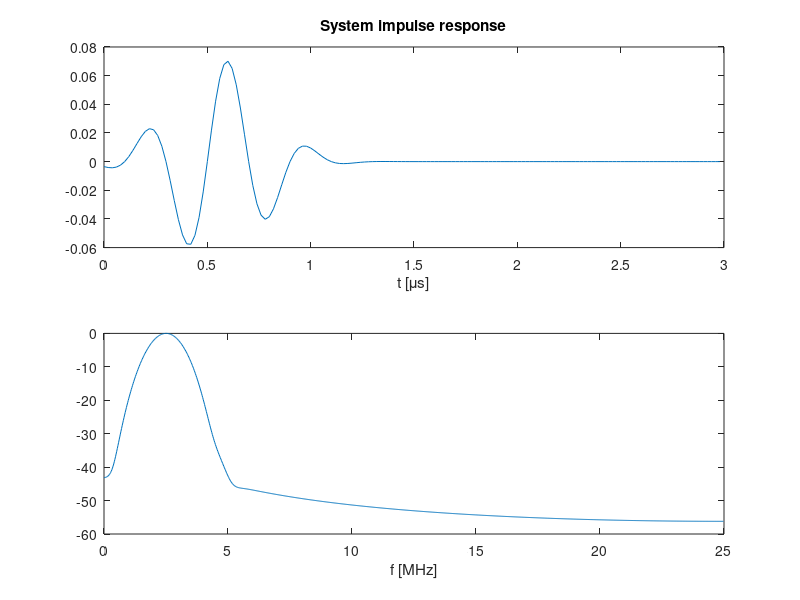

The MATLAB script that drew this image: (Note: this script raises an error after producing the figure.)
%%
%% ------------- Delay-and-sum --------------------------
%%

Fs = 50;   % Sampling freq. [MHz].
Ts = 1/Fs; % [us].

%% Descretization parameters.
dx = 0.05;                % [mm].
dy = 0.05;                % [mm]
dt = Ts;                  % [us].
nt = 2000;                 % Length of spatial impulse response vector.
s_par = [dx dy dt nt];

t = 0:Ts:Ts*(nt-1);

% Material parameters.
v     = 1.0;                    % Normal velocity.
cp    = 1500;                   % Sound speed.
alpha  = 0.0;                   % Absorbtion (dB/cm Hz).
m_par = [v cp alpha];

%% Simulate a single point scatterer at (x=0,z=10)
z = 10;

%%
%% Generate simulated data
%%

%% Simulated electrical impulse response.

nt_he = 150;
t = (0:((nt_he-1)))*Ts;

f0 = 2.5;                             % Center frequency [MHz].
t0 = 0.55;                            % Time delay to max amplitude [us].
a_n = 10;                             % Envelop parameter.

system_delay = t0+0.05; % Delay to the max of the pulse.

h_e = -exp(-a_n.*(t-t0).^2).*cos(2.*pi.*f0.*t);

fprintf('\nf = %1.2f [MHz]\n',f0);
lambda = cp/f0/1e3; % [mm].
fprintf('lambda = %1.2f [mm]\n',lambda);

f_e = abs(freqz(h_e,1,1024));
h_e = h_e/max(f_e); % Unity gain at center freq.

figure(1);
clf;
subplot(211)
plot(t,h_e);
xlabel('t [{\mu}s]')
title('System impulse response')

subplot(212)
f = (0:1023)/1024/Ts/2;
plot(f,20*log10(f_e/max(f_e)));
xlabel('f [MHz]')

% Geometrical parameters.
a = 0.8;                        % x-size.
b = 15;				% y-size.
geom_par = [a b];

%%
%% SAFT data
%%

d  = 0.5;
xo = (-25:d:25);
yo = zeros(length(xo),1);
zo = z*ones(length(xo),1);
Ro = [xo(:) yo(:) zo(:)];

delay = system_delay;

[H,err] = dreamrect(Ro,geom_par,s_par,delay,m_par,'stop');

Hdp = fftconv_p(H,H); % Double-path SIRs
Ysaft = fftconv_p(Hdp,h_e);

figure(2);
clf;
imagesc(Ysaft)
title('SAFT B-scan')

num_elements = size(xo,2);
Gt = [xo(:) zeros(num_elements,1) zeros(num_elements,1)];
Gr = [];

%% Observation points for DAS
x = -25:d:25;
z = 0:0.5:20;
[X,Z] = meshgrid(x,z);
Y = zeros(size(X));
Ro_saft = [X(:) Y(:) Z(:)];

Im_saft = das(Ysaft, Gt, Gr, Ro_saft, dt, delay, cp);

figure(3);
clf;
imagesc(x,z,reshape(Im_saft,length(z),length(x)))
title('SAFT Reconstruction')
xlabel('x [mm]')
ylabel('z [mm]')
